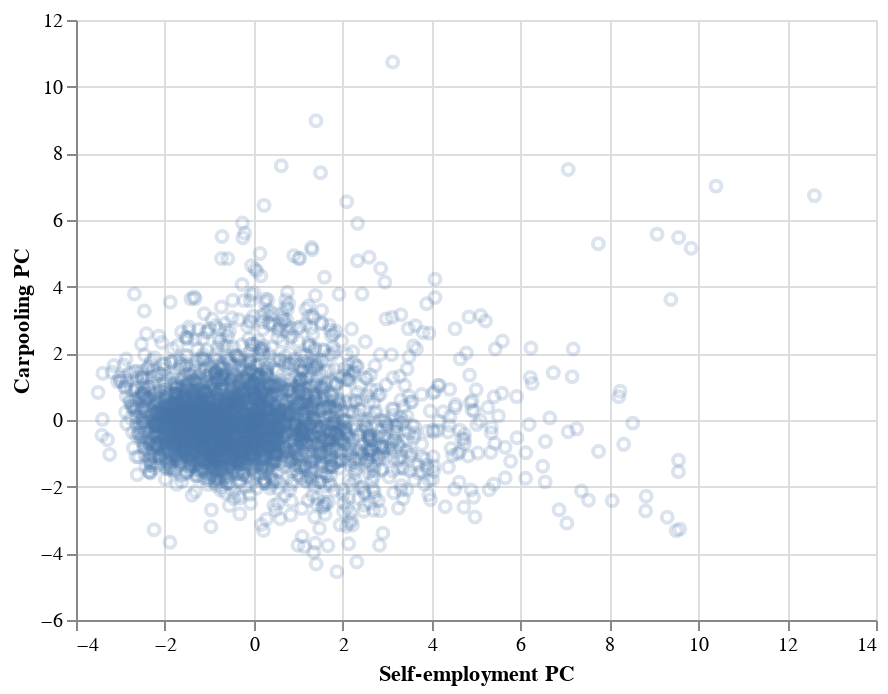

The notebook cell saved with this chart:
### Markdown cell above
The PC's can be used to construct scatterplots of the data and search for patterns. 

### Outliers
The cell below plots PC2 (self-employment) against PC4 (carpooling):

### Code cell
# base chart
base = alt.Chart(projected_data)

# data scatter
scatter = base.mark_point(opacity = 0.2).encode(
    x = alt.X('PC2:Q', title = 'Self-employment PC'),
    y = alt.Y('PC4:Q', title = 'Carpooling PC')
)

# show
scatter

### Figure 1 — Vega-Lite specification as saved in the notebook (floating-point values rounded to 4 significant figures; data arrays with more than 128 entries replaced by an {"elided": "..."} marker saying what was removed)
{"config": {"view": {"continuousWidth": 400, "continuousHeight": 300}}, "data": {"name": "data-9ec8cf41e9a3cb60e572d43020051a79"}, "mark": {"type": "point", "opacity": 0.2}, "encoding": {"x": {"field": "PC2", "title": "Self-employment PC", "type": "quantitative"}, "y": {"field": "PC4", "title": "Carpooling PC", "type": "quantitative"}}, "$schema": "https://vega.github.io/schema/vega-lite/v4.17.0.json", "datasets": {"data-9ec8cf41e9a3cb60e572d43020051a79": {"elided": "3218 records"}}}
